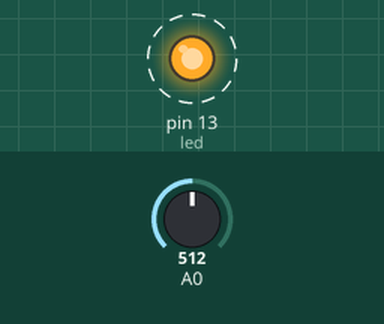
Bench run of a sketch on a simulated Arduino Uno, built with avr-gcc and run on an emulated ATmega328P. On the bench: output pins drawn as LEDs (lit = HIGH). Dashed ring = blinking. The test bench sets the inputs (shaded band); at power-on: A0 = 512.

Above: at 0.89 s.
1.3 s: A0 set to 0
At 2.8 s:
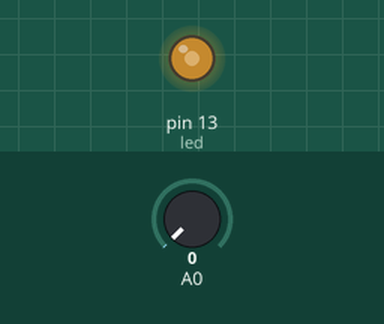
3.1 s: A0 set to 2
4.6 s: A0 set to 5
7.6 s: A0 set to 306
At 7.83 s:
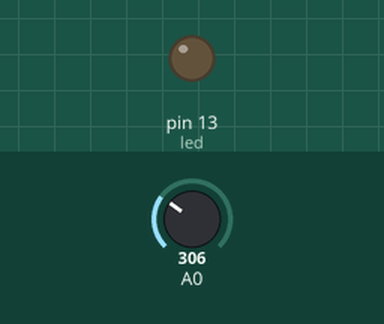
Timing chart, 0 to 11.6 s (numbered marks = the images above; inputs shaded):
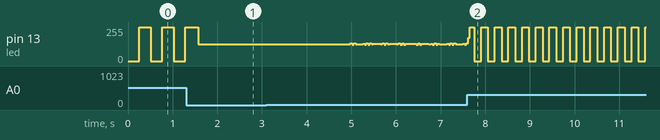

Measured:
- after the input at 3.1 s, every drawn part: stays the same
- by itself, pin 13 (led): moves between 0/255 and 255/255, repeating every 0.61 s

The sketch:

Exercicio02.ino
```cpp
// Frequencia do LED + Porta analogica - Adriano Rodrigues

int     led     = 13  ; // Porta do LED
int     periodo = 0   ; // Valor do period
boolean estado  = true; // Estado do led

void setup()
{
    pinMode(led, OUTPUT); // Configura a porta digital ligada ao LED
}

void loop()
{
    estado = !estado        ; // Alterna o valor do estado.
    periodo = analogRead(0) ; // Le o valor do potenciometro
    digitalWrite(led,estado);
    delay(periodo/2)        ; // Periodo determinado pela leitura analogica
}
```
